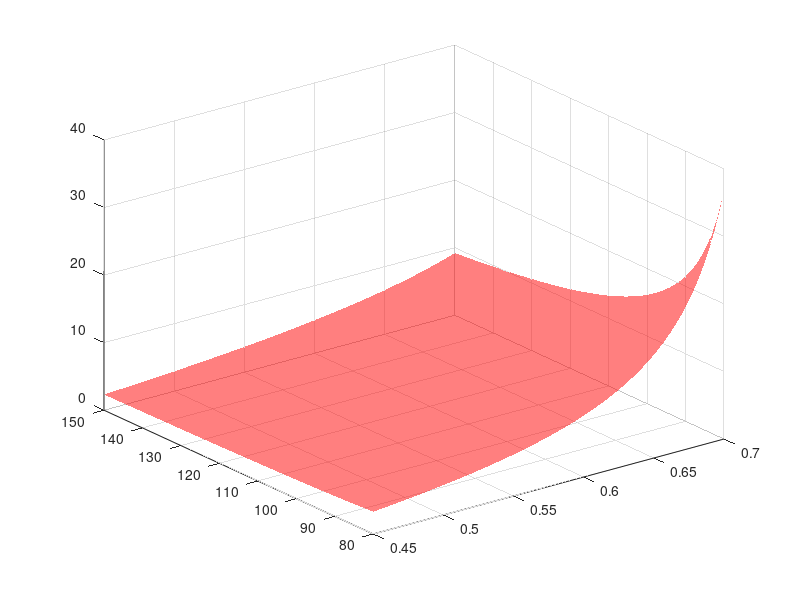

Write the MATLAB code that produced this figure. (Note: this script raises an error after producing the figure.)
% AAE 451 Team 7
% Written by Cooper LeComp on 2022 09 07

clear;

% UNKNOWNS
prec = 100;
mf_empty = linspace(0.45,0.7,prec);           % Just Structure Weight
E_spec = linspace(80,150,prec) * 3600;        % watt hr/kg->watt sec/kg
    
m_prop = 0.35;      % kg
m_other = 0.2;      % kg
L_D = 5;                    % L/D ratio

% KNOWN: Part masses
m_payload_array = [0.5,1,1.5]*0.453592;    % kg
m_pixhawk = 0.037;  % kg
m_servos = 0.03 * 5; % kg
m_avionics = m_pixhawk + m_servos;   % kg

% USER SET: Aircraft configuration
cruise_speed_desired = 15;  % m/s
endurance_min = 20;         % minutes
g = 9.81;                   % m/s^2
f_usable = 0.8;             % usable battery %
eta_total = 0.9^5;          % efficiency %

% Base calculations
endurance_sec = endurance_min * 60;
range_m = cruise_speed_desired * endurance_sec;

% Initialize Variables
takeoffWeight = zeros(prec,prec,length(m_payload_array)); % Takeoff Weight
emptyWeight = zeros(prec,prec,length(m_payload_array)); % Empty Weight

for payloadNum = 1:length(m_payload_array)
    for i = 1:length(mf_empty)
        for j = 1:length(E_spec)
            m_payload = m_payload_array(payloadNum);
        
            % Determine battery mass fraction
            mf_batt = (range_m * g) / (E_spec(j) * eta_total * f_usable * L_D);
            
            % Calculate takeoff weight
            m_to = (m_payload + m_avionics + m_prop + m_other) / ...
                (1 - (mf_empty(i) + mf_batt));
            
            % Verify
            m_batt = (m_to - m_payload) * mf_batt;
            m_empty = m_to - m_payload - m_batt;
            m_struct = m_empty - m_avionics - m_prop - m_other;
            
            % Verify our math is sane for total mass
            assert(abs(m_batt + m_empty + m_payload - m_to) < 0.001,"%d, %d", ...
                m_batt + m_empty + m_payload, m_to); 

            takeoffWeight(i,j,payloadNum) = m_to;
            emptyWeight(i,j,payloadNum) = m_to*mf_empty(i);
        end
    end
end

figure(1)
color = ["red","blue","green"]; 
[X,Y] = meshgrid(mf_empty,E_spec/3600); % Meshgrid is weird, need to transpose XY when plotting
for i = 1:1:length(m_payload_array)
    surf(X.',Y.',emptyWeight(:,:,i)*2.20462,'FaceAlpha',0.5,'EdgeColor','none','FaceColor',color(i))
    hold on
end
xlabel('Empty Mass Fraction')
ylabel('Battery Energy Density (Watt hr/kg)')
zlabel('Empty Weight (lbs)')
hleg = legend('0.5 lbs','1 lbs','1.5 lbs');
htitle = get(hleg,'Title');
set(htitle,'String','Payload Weight')